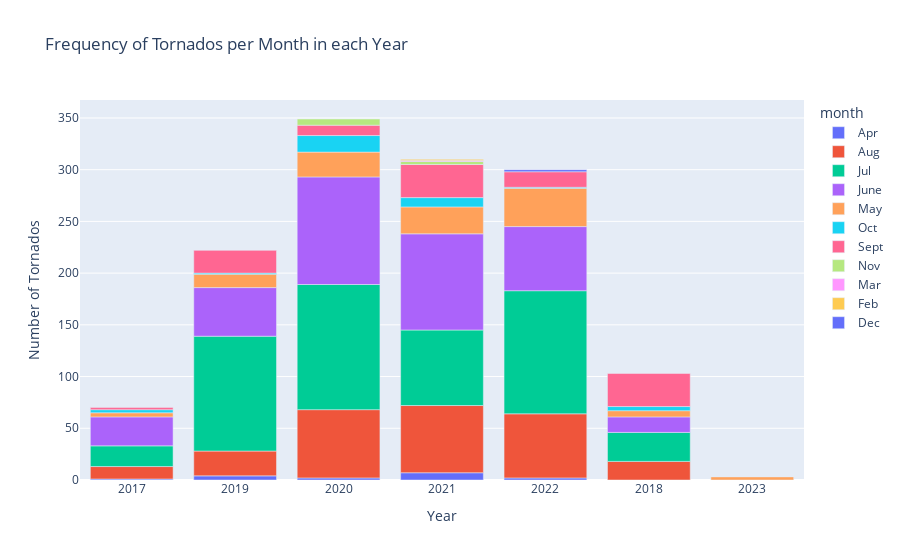

The notebook cell this image was saved under:
### Markdown cell above
The next step in our data visualization process was to create a bar graph of the number of tornados per year. Note that the colors also represent number of tornados per month. If you only want to see the tornados that happened during certain months you can turn off the data for certain months that you don't want to see by clicking on the months you don't want to see in the legend. This works like a toggle switch, and you can turn on the months to see them again by clicking on them again. 

The visualization organizes the number of tornados by year and creates a stacked bar graph based on the number of tornados seen in each month of that year. We can also double-click on a specific month to compare and contrast how each month compares throughout the years.

### Code cell
year_month = dataset.groupby(['Year','month'])['event_name'].count().reset_index(name='Number of Tornados')
year_month.sort_values('Year',inplace=True)
px.bar(year_month,x='Year',y='Number of Tornados',color='month',title='Frequency of Tornados per Month in each Year')

### Figure 1 — Plotly figure (JSON) as saved in the notebook; plotly's stock layout.template omitted (floating-point values rounded to 4 significant figures)
{"data": [{"alignmentgroup": "True", "hovertemplate": "month=Apr<br>Year=%{x}<br>Number of Tornados=%{y}<extra></extra>", "legendgroup": "Apr", "marker": {"color": "#636efa", "pattern": {"shape": ""}}, "name": "Apr", "offsetgroup": "Apr", "orientation": "v", "showlegend": true, "textposition": "auto", "type": "bar", "x": ["2017", "2019", "2020", "2021", "2022"], "xaxis": "x", "y": [1, 4, 2, 7, 2], "yaxis": "y"}, {"alignmentgroup": "True", "hovertemplate": "month=Aug<br>Year=%{x}<br>Number of Tornados=%{y}<extra></extra>", "legendgroup": "Aug", "marker": {"color": "#EF553B", "pattern": {"shape": ""}}, "name": "Aug", "offsetgroup": "Aug", "orientation": "v", "showlegend": true, "textposition": "auto", "type": "bar", "x": ["2017", "2018", "2019", "2020", "2021", "2022"], "xaxis": "x", "y": [12, 18, 24, 66, 65, 62], "yaxis": "y"}, {"alignmentgroup": "True", "hovertemplate": "month=Jul<br>Year=%{x}<br>Number of Tornados=%{y}<extra></extra>", "legendgroup": "Jul", "marker": {"color": "#00cc96", "pattern": {"shape": ""}}, "name": "Jul", "offsetgroup": "Jul", "orientation": "v", "showlegend": true, "textposition": "auto", "type": "bar", "x": ["2017", "2018", "2019", "2020", "2021", "2022"], "xaxis": "x", "y": [20, 28, 111, 121, 73, 119], "yaxis": "y"}, {"alignmentgroup": "True", "hovertemplate": "month=June<br>Year=%{x}<br>Number of Tornados=%{y}<extra></extra>", "legendgroup": "June", "marker": {"color": "#ab63fa", "pattern": {"shape": ""}}, "name": "June", "offsetgroup": "June", "orientation": "v", "showlegend": true, "textposition": "auto", "type": "bar", "x": ["2017", "2018", "2019", "2020", "2021", "2022"], "xaxis": "x", "y": [28, 15, 47, 104, 93, 62], "yaxis": "y"}, {"alignmentgroup": "True", "hovertemplate": "month=May<br>Year=%{x}<br>Number of Tornados=%{y}<extra></extra>", "legendgroup": "May", "marker": {"color": "#FFA15A", "pattern": {"shape": ""}}, "name": "May", "offsetgroup": "May", "orientation": "v", "showlegend": true, "textposition": "auto", "type": "bar", "x": ["2017", "2018", "2019", "2020", "2021", "2022", "2023"], "xaxis": "x", "y": [4, 6, 13, 24, 26, 37, 3], "yaxis": "y"}, {"alignmentgroup": "True", "hovertemplate": "month=Oct<br>Year=%{x}<br>Number of Tornados=%{y}<extra></extra>", "legendgroup": "Oct", "marker": {"color": "#19d3f3", "pattern": {"shape": ""}}, "name": "Oct", "offsetgroup": "Oct", "orientation": "v", "showlegend": true, "textposition": "auto", "type": "bar", "x": ["2017", "2018", "2019", "2020", "2021", "2022"], "xaxis": "x", "y": [3, 4, 1, 16, 9, 1], "yaxis": "y"}, {"alignmentgroup": "True", "hovertemplate": "month=Sept<br>Year=%{x}<br>Number of Tornados=%{y}<extra></extra>", "legendgroup": "Sept", "marker": {"color": "#FF6692", "pattern": {"shape": ""}}, "name": "Sept", "offsetgroup": "Sept", "orientation": "v", "showlegend": true, "textposition": "auto", "type": "bar", "x": ["2017", "2018", "2019", "2020", "2021", "2022"], "xaxis": "x", "y": [2, 32, 22, 10, 32, 15], "yaxis": "y"}, {"alignmentgroup": "True", "hovertemplate": "month=Nov<br>Year=%{x}<br>Number of Tornados=%{y}<extra></extra>", "legendgroup": "Nov", "marker": {"color": "#B6E880", "pattern": {"shape": ""}}, "name": "Nov", "offsetgroup": "Nov", "orientation": "v", "showlegend": true, "textposition": "auto", "type": "bar", "x": ["2020", "2021"], "xaxis": "x", "y": [6, 3], "yaxis": "y"}, {"alignmentgroup": "True", "hovertemplate": "month=Mar<br>Year=%{x}<br>Number of Tornados=%{y}<extra></extra>", "legendgroup": "Mar", "marker": {"color": "#FF97FF", "pattern": {"shape": ""}}, "name": "Mar", "offsetgroup": "Mar", "orientation": "v", "showlegend": true, "textposition": "auto", "type": "bar", "x": ["2021"], "xaxis": "x", "y": [1], "yaxis": "y"}, {"alignmentgroup": "True", "hovertemplate": "month=Feb<br>Year=%{x}<br>Number of Tornados=%{y}<extra></extra>", "legendgroup": "Feb", "marker": {"color": "#FECB52", "pattern": {"shape": ""}}, "name": "Feb", "offsetgroup": "Feb", "orientation": "v", "showlegend": true, "textposition": "auto", "type": "bar", "x": ["2021"], "xaxis": "x", "y": [1], "yaxis": "y"}, {"alignmentgroup": "True", "hovertemplate": "month=Dec<br>Year=%{x}<br>Number of Tornados=%{y}<extra></extra>", "legendgroup": "Dec", "marker": {"color": "#636efa", "pattern": {"shape": ""}}, "name": "Dec", "offsetgroup": "Dec", "orientation": "v", "showlegend": true, "textposition": "auto", "type": "bar", "x": ["2022"], "xaxis": "x", "y": [2], "yaxis": "y"}], "layout": {"barmode": "relative", "legend": {"title": {"text": "month"}, "tracegroupgap": 0}, "title": {"text": "Frequency of Tornados per Month in each Year"}, "xaxis": {"anchor": "y", "domain": [0, 1], "title": {"text": "Year"}}, "yaxis": {"anchor": "x", "domain": [0, 1], "title": {"text": "Number of Tornados"}}}}
